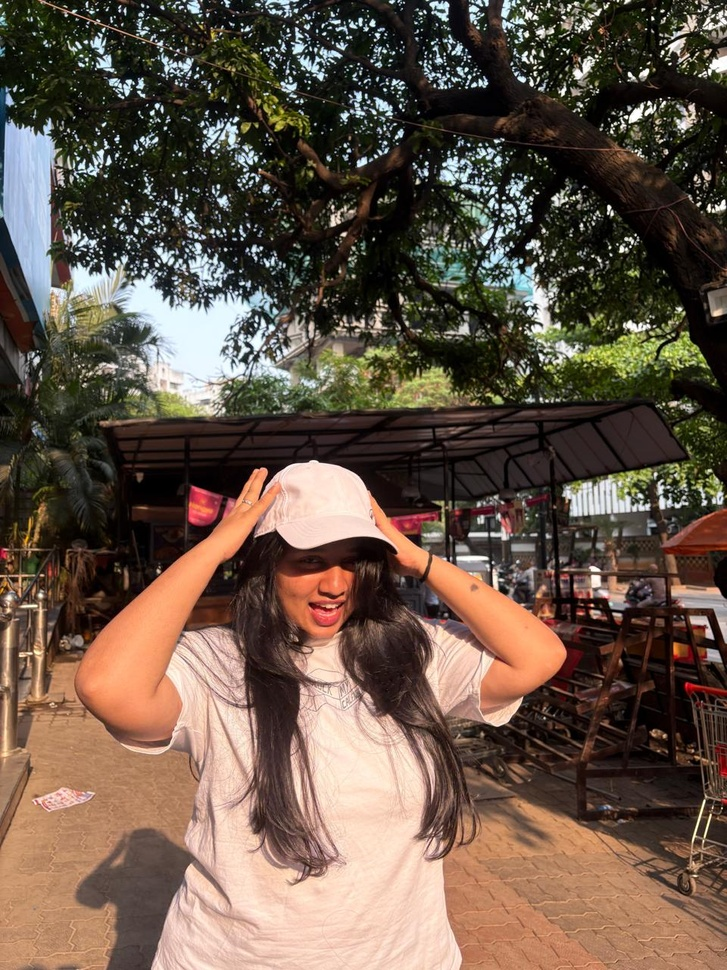
#> input picture datasets/original photo.jpeg, 727 x 970 px, shrunk from 960 x 1280 before the run
$ python feature_extraction.py
#> lines starting #> are read from the running program, lines starting #| are printed output that depends on the picture

import cv2
import numpy as np
import matplotlib.pyplot as plt
from skimage.feature import hog
from pathlib import Path

# 1. Project paths
BASE_DIR = Path(__file__).resolve().parents[1]

IMAGE1_PATH = BASE_DIR / "datasets" / "original photo.jpeg"
IMAGE2_PATH = BASE_DIR / "datasets" / "second image.jpeg"
OUTPUT_DIR = BASE_DIR / "outputs" / "task2_feature_extraction"
OUTPUT_DIR.mkdir(parents=True, exist_ok=True)

# 2. Read photographs
img1 = cv2.imread(str(IMAGE1_PATH))
#> img1 is the input picture: shape (970, 727, 3); mean B, G, R 73.5, 87.2, 104.6
img2 = cv2.imread(str(IMAGE2_PATH))
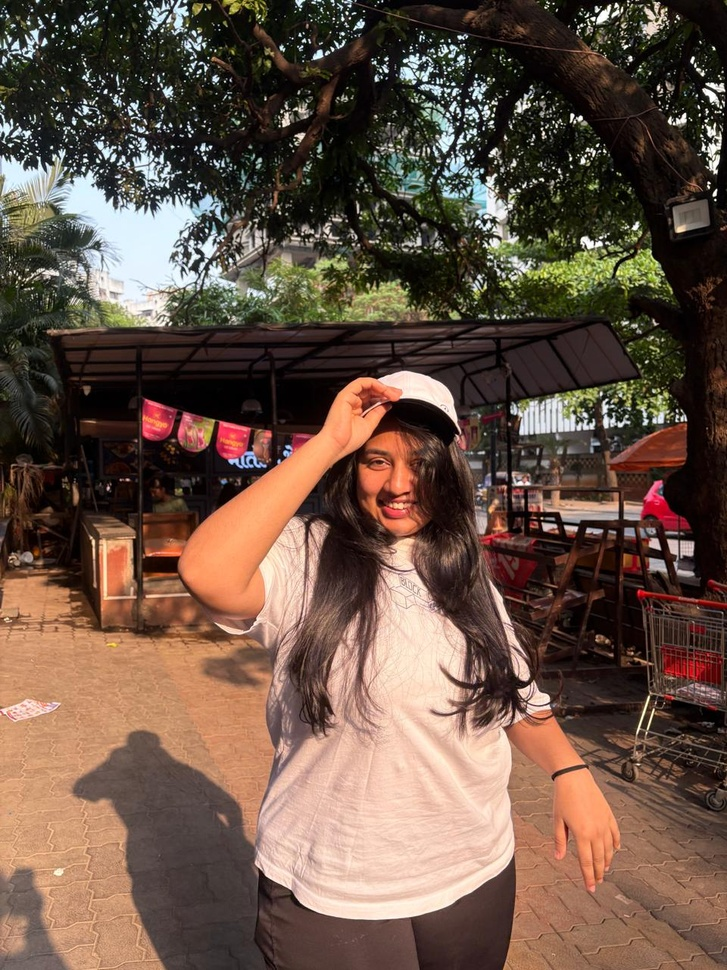
#> input picture datasets/second image.jpeg, 727 x 970 px, shrunk from 960 x 1280 before the run
#> img2 is the input picture: shape (970, 727, 3); mean B, G, R 70.2, 83.9, 105.7

if img1 is None:
    raise FileNotFoundError(f"First image not found: {IMAGE1_PATH}")

if img2 is None:
    raise FileNotFoundError(f"Second image not found: {IMAGE2_PATH}")

gray1 = cv2.cvtColor(img1, cv2.COLOR_BGR2GRAY)
gray2 = cv2.cvtColor(img2, cv2.COLOR_BGR2GRAY)

# 3. HOG Feature Extraction
resized_gray = cv2.resize(gray1, (128, 128))
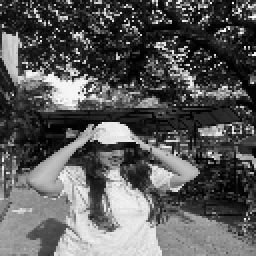
#> resized_gray: shape (128, 128) (shown 2 times larger); min 0, max 255, mean 90.8

hog_features, hog_image = hog(
    resized_gray,
    orientations=9,
    pixels_per_cell=(8, 8),
    cells_per_block=(2, 2),
    visualize=True
)
#> hog_features = 8100 values, max 0.359 at index 4036, min 0 at index 6, mean 0.144

print("HOG Feature Extraction Completed!")
print("Number of HOG features:", len(hog_features))
#| Number of HOG features: 8100

plt.figure(figsize=(10, 5))

plt.subplot(1, 2, 1)
plt.imshow(gray1, cmap="gray")
plt.title("Original Grayscale")

plt.subplot(1, 2, 2)
plt.imshow(hog_image, cmap="gray")
plt.title("HOG Visualization")

plt.tight_layout()
plt.savefig(OUTPUT_DIR / "hog_visualization.png")
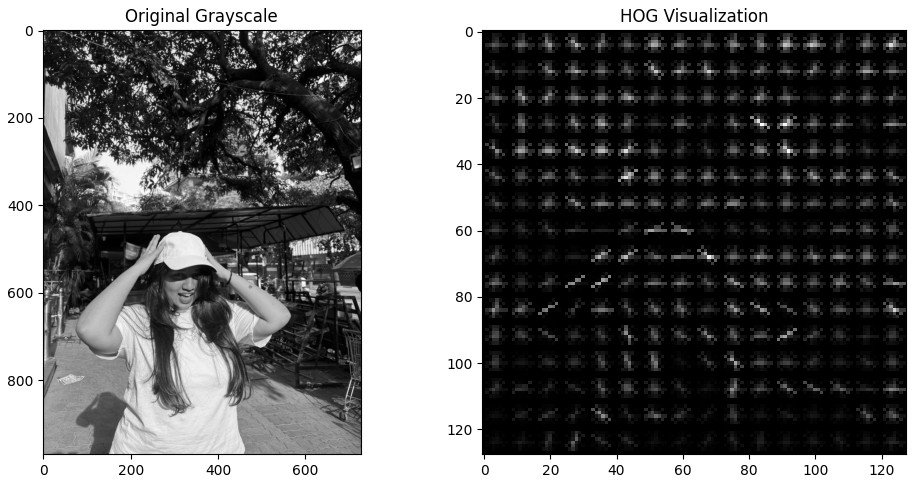
#> figure drawn by matplotlib, 2 panels
plt.show()

# 4. SIFT Keypoint Detection
sift = cv2.SIFT_create()

kp1, des1 = sift.detectAndCompute(gray1, None)
#> kp1 = 8899 keypoints; strongest (x, y, size): (652, 18, 2.4), (670, 64, 1.9), (238, 107, 1.9), (609, 207, 3)
kp2, des2 = sift.detectAndCompute(gray2, None)
#> kp2 = 7129 keypoints; strongest (x, y, size): (467, 100, 2.1), (715, 194, 3.2), (597, 145, 2), (493, 115, 2)

print("\nSIFT Keypoint Detection")
print("Image 1 keypoints:", len(kp1))
#| Image 1 keypoints: 8899
print("Image 2 keypoints:", len(kp2))
#| Image 2 keypoints: 7129

keypoints1 = cv2.drawKeypoints(
    img1, kp1, None,
    flags=cv2.DRAW_MATCHES_FLAGS_DRAW_RICH_KEYPOINTS
)

keypoints2 = cv2.drawKeypoints(
    img2, kp2, None,
    flags=cv2.DRAW_MATCHES_FLAGS_DRAW_RICH_KEYPOINTS
)

cv2.imwrite(str(OUTPUT_DIR / "sift_image1.jpg"), keypoints1)
cv2.imwrite(str(OUTPUT_DIR / "sift_image2.jpg"), keypoints2)

# 5. Create feature matching function
def match_images(image_a, image_b, name):

#> called with name = 'original_matching'
    gray_a = cv2.cvtColor(image_a, cv2.COLOR_BGR2GRAY)
    gray_b = cv2.cvtColor(image_b, cv2.COLOR_BGR2GRAY)

    key_a, desc_a = sift.detectAndCompute(gray_a, None)
#> key_a has the same summary as kp1 outside match_images
    key_b, desc_b = sift.detectAndCompute(gray_b, None)
#> key_b has the same summary as kp2 outside match_images

    if desc_a is None or desc_b is None:
        print(name, ": Not enough features for matching")
        return 0

    matcher = cv2.BFMatcher(cv2.NORM_L2)

    pairs = matcher.knnMatch(desc_a, desc_b, k=2)
#> pairs = 8899 matches

    good_matches = []

    for pair in pairs:
        if len(pair) == 2:
            m, n = pair

            if m.distance < 0.75 * n.distance:
                good_matches.append(m)
#> after the loop, good_matches = 1060 matches

    result = cv2.drawMatches(
        image_a, key_a,
        image_b, key_b,
        good_matches[:50],
        None,
        flags=cv2.DrawMatchesFlags_NOT_DRAW_SINGLE_POINTS
    )

    cv2.imwrite(
        str(OUTPUT_DIR / f"{name}.jpg"),
        result
    )

    print(name, "Good matches:", len(good_matches))
#| original_matching Good matches: 1060

    return len(good_matches)


# 6. Original Image Matching
original_matches = match_images(
    img1, img2, "original_matching"
)
#> original_matches = 1060

# 7. Rotation Experiment
height, width = img2.shape[:2]
#> height = 970; width = 727

matrix = cv2.getRotationMatrix2D(
    (width // 2, height // 2),
    30,
    1.0
)

rotated_image = cv2.warpAffine(
    img2, matrix, (width, height)
)

cv2.imwrite(
    str(OUTPUT_DIR / "rotated_image.jpg"),
    rotated_image
)

rotated_matches = match_images(
    img1, rotated_image, "rotated_matching"
)
#> call 2 of match_images, with name = 'rotated_matching'
#> in match_images (call 2), `gray_b = cv2.cvtColor(image_b, cv2.COLOR_BGR2GRAY)`:
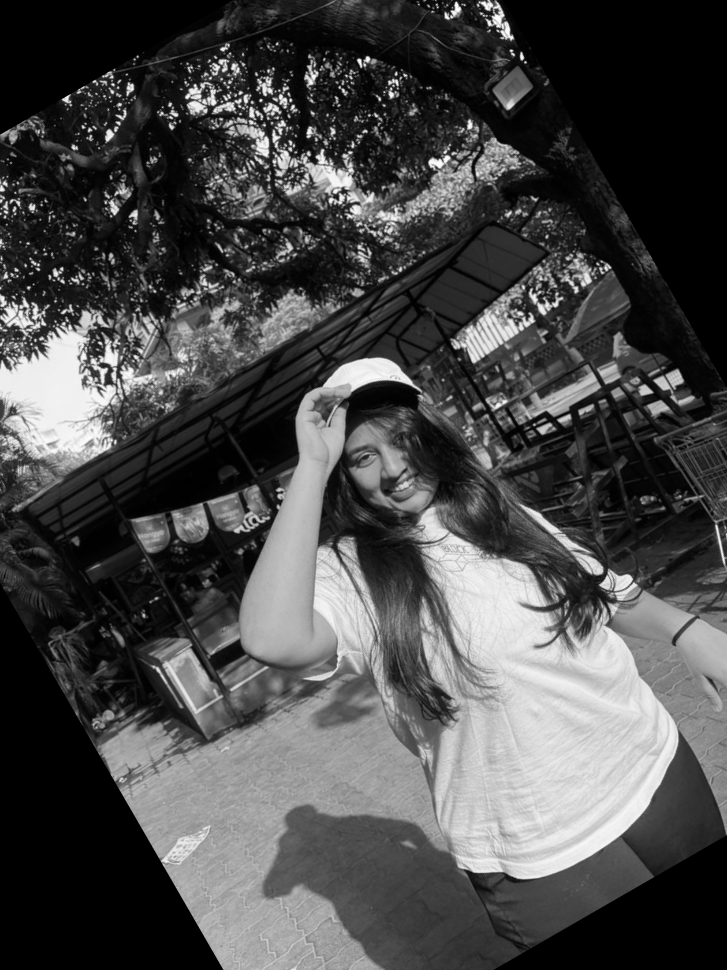
#> gray_b: shape (970, 727); min 0, max 254, mean 74.3
#> in match_images (call 2), `key_b, desc_b = sift.detectAndCompute(gray_b, None)`: key_b = 6363 keypoints; strongest (x, y, size): (522, 57, 3.2), (261, 100, 2.1), (359, 61, 2.9), (396, 74, 2.1)
#> after the loop in match_images (call 2), `for pair in pairs:`: good_matches = 856 matches
#> in match_images (call 2), `result = cv2.drawMatches( image_a, key_a, image_b, key_b, good_matches..`:
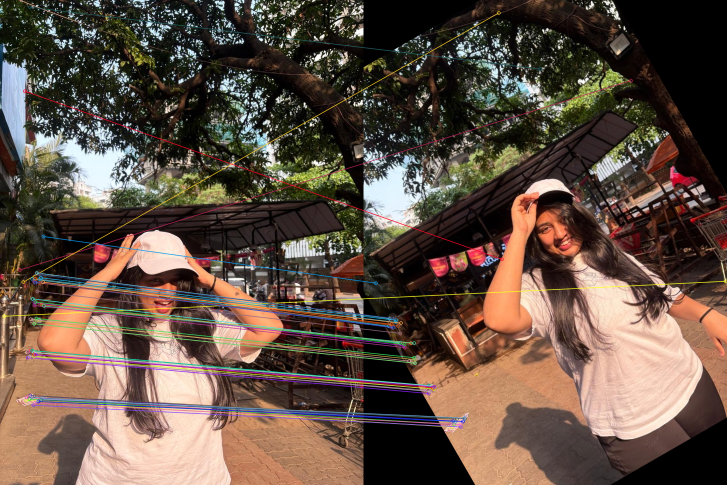
#> result: shape (970, 1454, 3) (shown at 1/2 size); mean B, G, R 68.4, 80.4, 97.6
#| rotated_matching Good matches: 856
#> rotated_matches = 856

# 8. Resizing Experiment
resized_image = cv2.resize(
    img2, None,
    fx=0.75,
    fy=0.75
)

cv2.imwrite(
    str(OUTPUT_DIR / "resized_image.jpg"),
    resized_image
)

resized_matches = match_images(
    img1, resized_image, "resized_matching"
)
#> call 3 of match_images, with name = 'resized_matching'
#> in match_images (call 3), `key_b, desc_b = sift.detectAndCompute(gray_b, None)`: key_b = 4212 keypoints; strongest (x, y, size): (536, 145, 2.4), (79, 69, 2), (429, 87, 2.2), (435, 88, 2.5)
#> after the loop in match_images (call 3), `for pair in pairs:`: good_matches = 775 matches
#> in match_images (call 3), `result = cv2.drawMatches( image_a, key_a, image_b, key_b, good_matches..`:
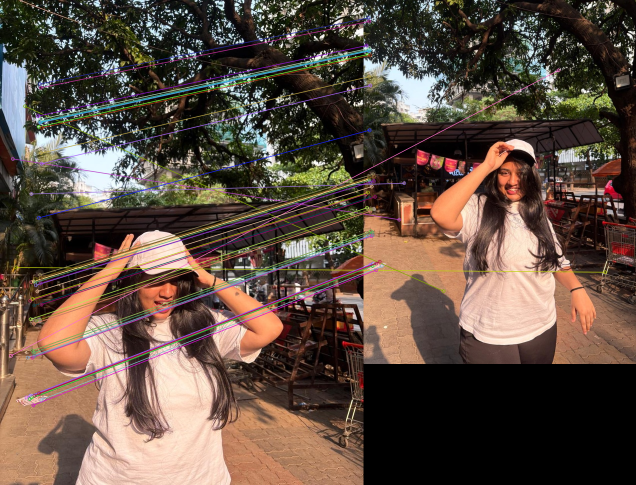
#> result: shape (970, 1272, 3) (shown at 1/2 size); mean B, G, R 66.9, 78.5, 95.4
#| resized_matching Good matches: 775
#> resized_matches = 775

# 9. Comparison of results
print("\nFEATURE MATCHING COMPARISON")
print("--------------------------------")

print("Original matches:", original_matches)
#| Original matches: 1060
print("Rotated matches:", rotated_matches)
#| Rotated matches: 856
print("Resized matches:", resized_matches)
#| Resized matches: 775

# 10. Save comparison graph
labels = ["Original", "Rotated", "Resized"]

values = [
    original_matches,
    rotated_matches,
    resized_matches
]
#> values = [1060, 856, 775]

plt.figure(figsize=(8, 5))

plt.bar(labels, values)

plt.title("SIFT Feature Matching Comparison")
plt.xlabel("Image Transformation")
plt.ylabel("Number of Good Matches")

plt.savefig(
    OUTPUT_DIR / "matching_comparison.png"
)
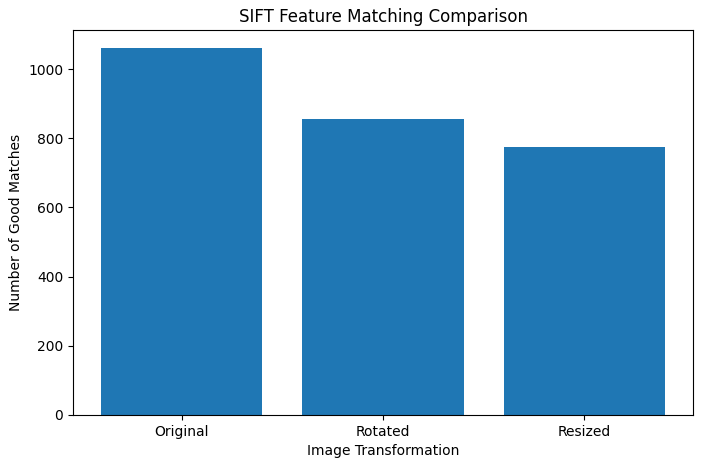
#> figure drawn by matplotlib, 1 panel; tallest bar 1060 high, from x = -0.4 to 0.4

plt.show()

print("\nTASK 2 COMPLETED SUCCESSFULLY!")
print("All results saved in:", OUTPUT_DIR)
